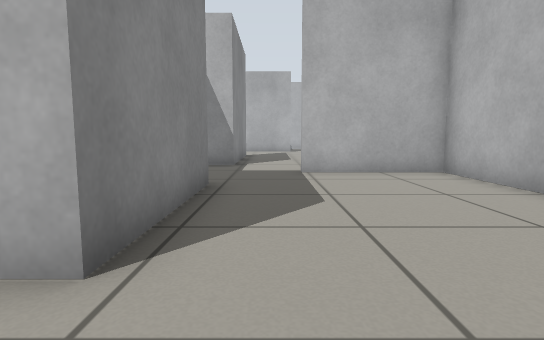
[1] (above)

22 first-person views from a walk through a Gazebo world. The camera is 0.5 m above the floor, tilts 6° down and sees 80° across. The floor is counted in squares, 0.5 m on a side. Each view is taken from the middle of a square. On the plan, view 1 faces up. The plan holds only what a view shows up to about 12 squares ahead; the rest is blank.

[2]
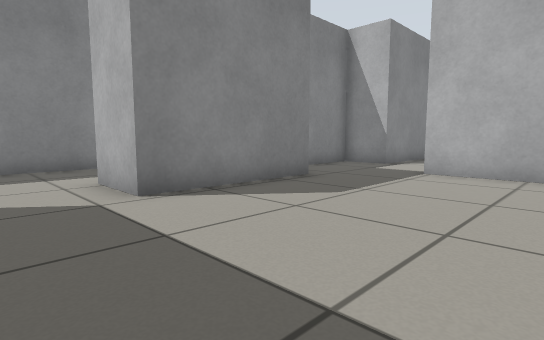

[3]
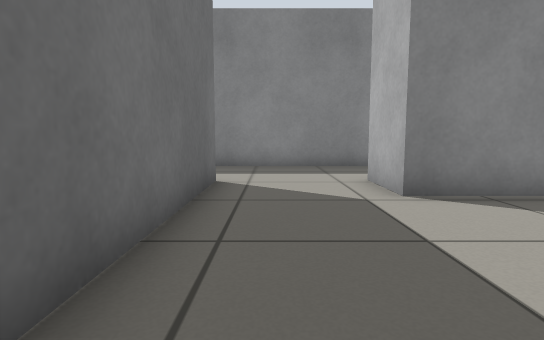

[4]
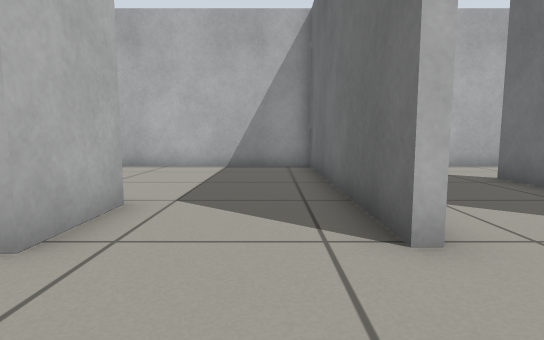

[5]
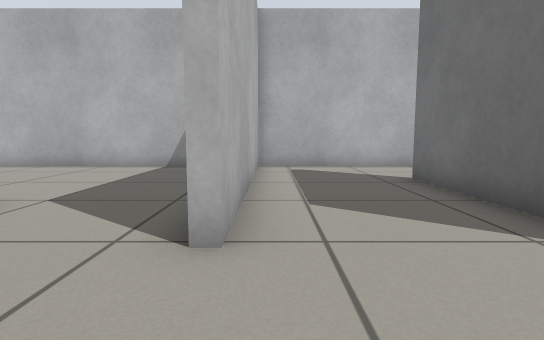

[6]
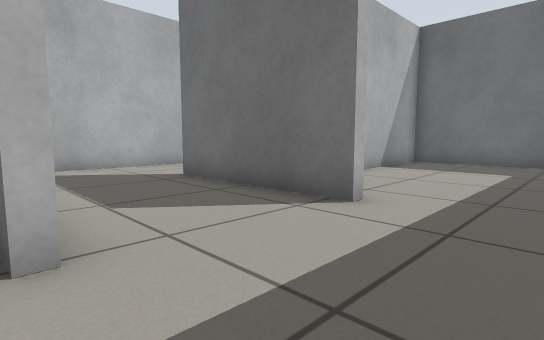

[7]
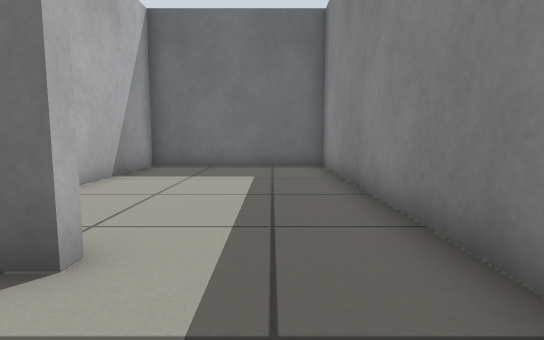

[8]
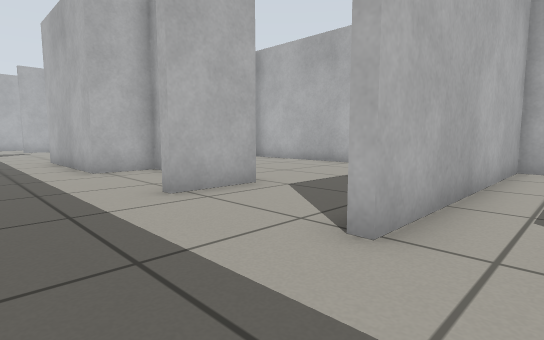

[9]
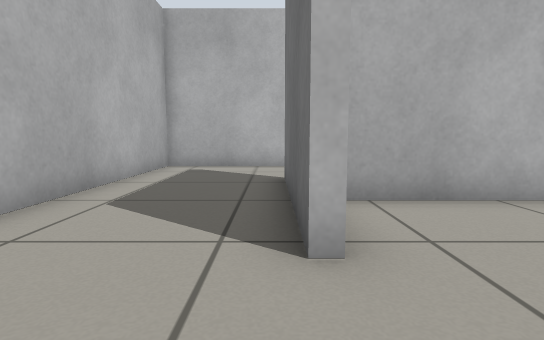

[10]
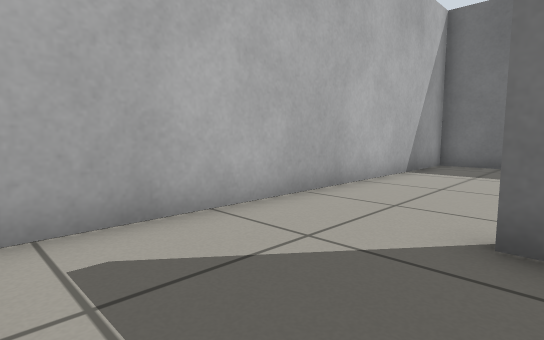

[11]
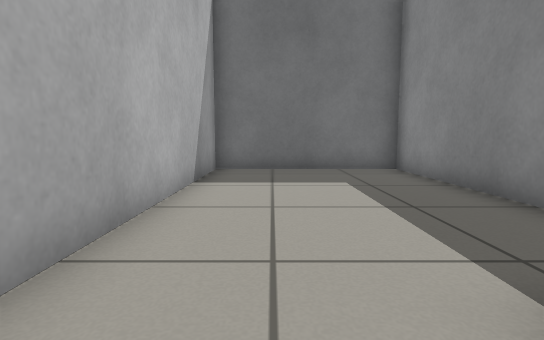

[12]
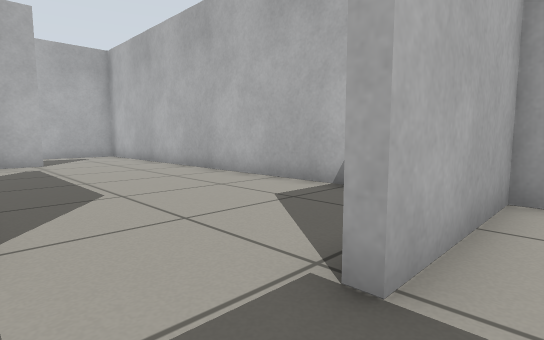

[13]
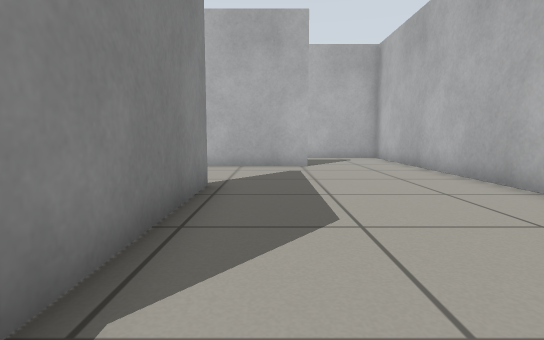

[14]
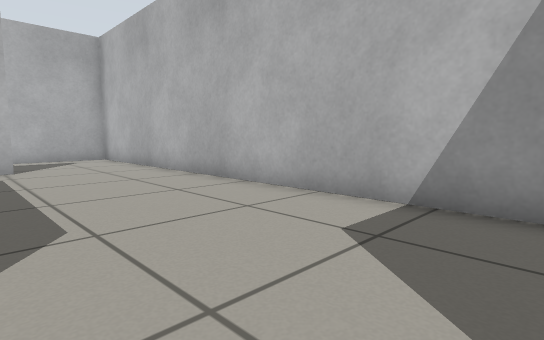

[15]
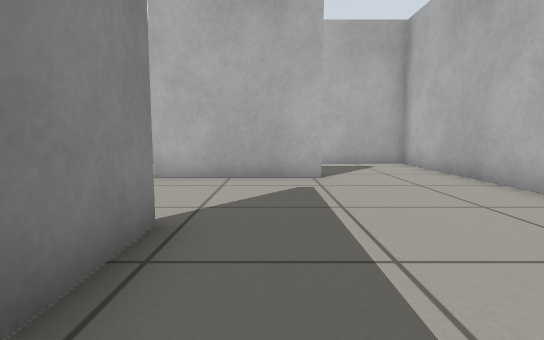

[16]
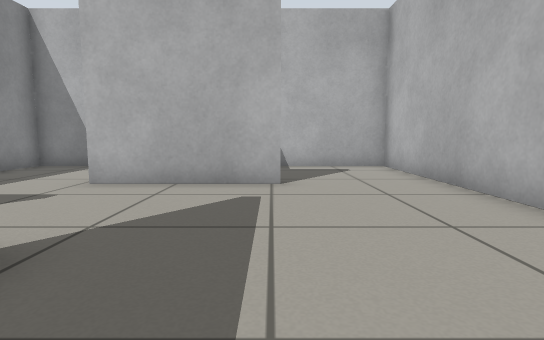

[17]
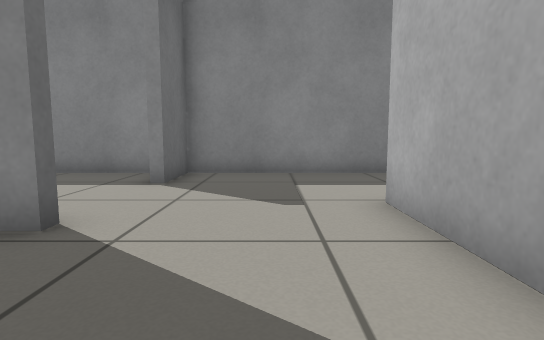

[18]
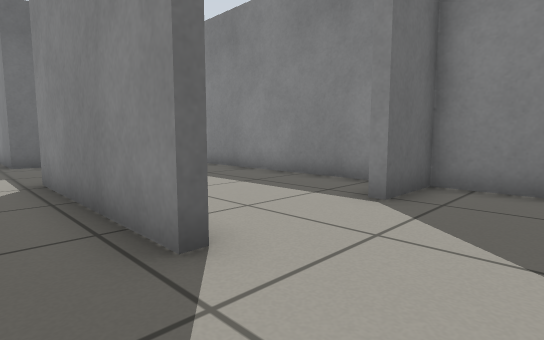

[19]
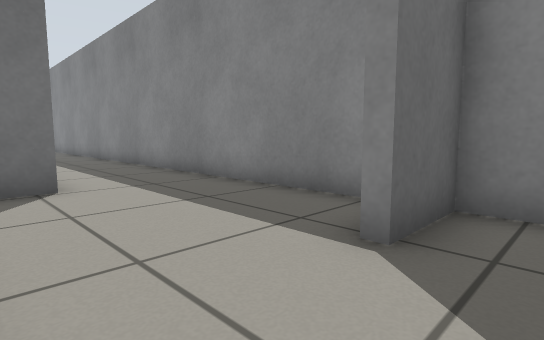

[20]
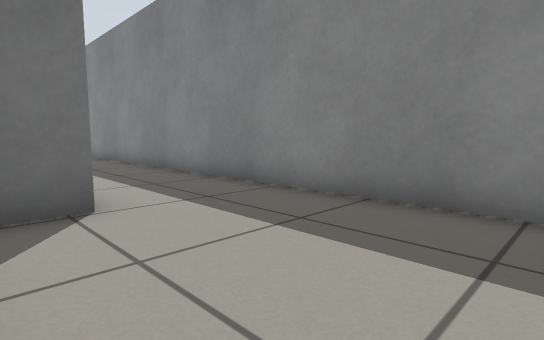

[21]
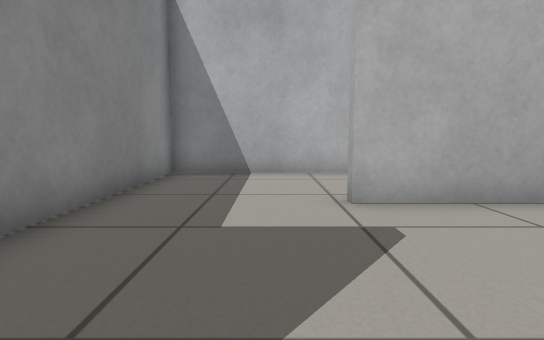

[22]
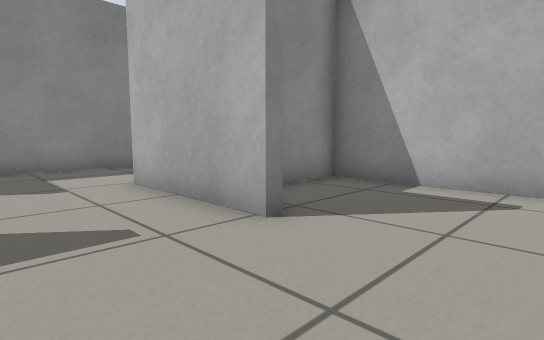

### Floor plan
Ten units are one square. View 1 is at (0, 0); x grows to the right and y downward. Boxes are objects, and circles mark ways between rooms. Rooms are numbered by the first view taken in them; rooms with no view inside come last. Other rooms are left out.
<svg viewBox="-72 -252 124 394">
<path fill="none" stroke="#000" d="M-21 -67 -13 -67 -13 -22 -34 -22M-32 12 47 12 47 -89 8 -89M-67 -26 -67 4M-35 53 16 53M-67 4 -67 19M47 56 47 16 -32 16M-13 -166 -13 -111 -24 -111M47 -103 47 -205M12 -207 -16 -207M8 -89 8 -92M-30 -105 -30 -88M-67 -158 -67 -26M-16 -207 -28 -207 -28 -211M-16 -59 -16 -64 -32 -64 -32 -114 -23 -114M-19 -247 -67 -247 -67 -167 -47 -167M-67 49 -67 137 -10 137 -10 61M-7 84 -7 137 47 137 47 56M12 -211 12 -207M47 -205 47 -247 -6 -247 -6 -229"/>
<circle cx="-50" cy="10" r="3" fill="#2a7"/>
<circle cx="-10" cy="-90" r="3" fill="#2a7"/>
<circle cx="-50" cy="-20" r="3" fill="#2a7"/>
<circle cx="-50" cy="50" r="3" fill="#2a7"/>
<circle cx="30" cy="50" r="3" fill="#2a7"/>
<circle cx="-10" cy="-185" r="3" fill="#2a7"/>
<circle cx="30" cy="-210" r="3" fill="#2a7"/>
<text x="0" y="-30">1</text>
<text x="-10" y="30">2</text>
<text x="20" y="-150">3</text>
<text x="-40" y="-140">4</text>
<text x="-40" y="90">5</text>
<text x="20" y="90">6</text>
<text x="20" y="-230">7</text>
</svg>
Room 1 opens to room 2. Room 1 opens to room 3. Room 1 opens to room 4. Room 2 opens to room 5. Room 2 opens to room 6. Room 3 opens to room 4. Room 3 opens to room 7.

Where each view was taken, in squares from view 1:
view 1: 0 up, 0 right, facing up
view 2: 0 up, 4 right, facing up-left
view 3: 0 up, 4 right, facing left
view 4: 0 up, 6 left, facing right
view 5: 2 down, 6 left, facing right
view 6: 1 down, 6 left, facing down-right
view 7: 3 down, 5 left, facing down
view 8: 3 down, 6 left, facing up-right
view 9: 5 down, 6 left, facing right
view 10: 2 down, 1 right, facing down-right
view 11: 4 down, 3 right, facing down
view 12: 8 up, 1 left, facing up-right
view 13: 10 up, 0 right, facing up
view 14: 10 up, 0 right, facing up-right
view 15: 13 up, 0 right, facing up
view 16: 14 up, 1 right, facing up
view 17: 19 up, 2 right, facing left
view 18: 19 up, 0 right, facing down-left
view 19: 18 up, 2 left, facing down-left
view 20: 16 up, 2 left, facing down-left
view 21: 16 up, 4 left, facing up
view 22: 18 up, 4 right, facing up-left
